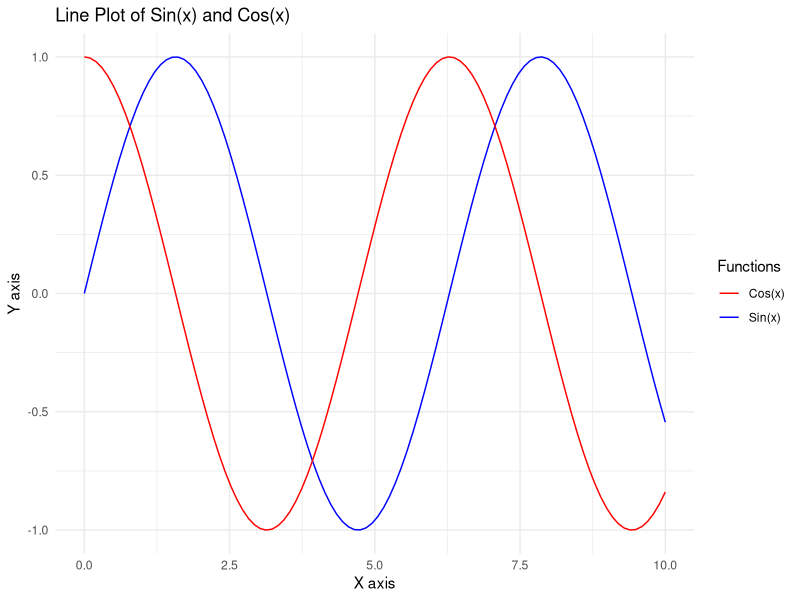
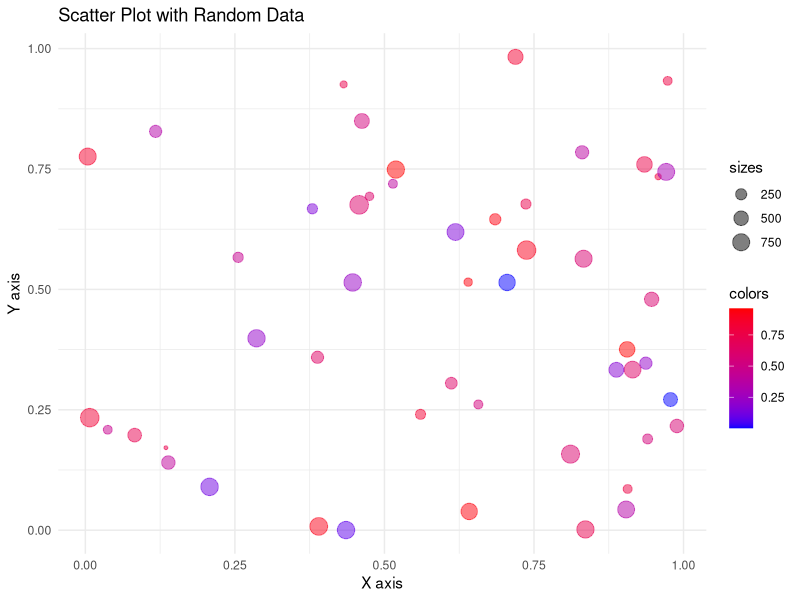
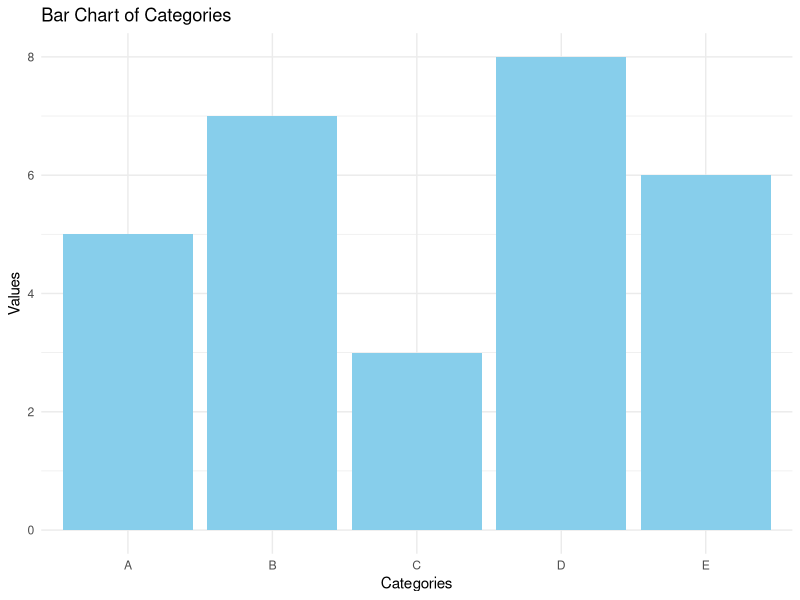

The R script that drew these images, in order:
# Load the ggplot2 library
library(ggplot2)

# Data for plotting
x <- seq(0, 10, length.out = 100)
y1 <- sin(x)
y2 <- cos(x)

# Create a data frame for ggplot2
data <- data.frame(x, y1, y2)

View(data)
# Line Plot
ggplot(data) +
  geom_line(aes(x = x, y = y1, color = 'Sin(x)')) +
  geom_line(aes(x = x, y = y2, color = 'Cos(x)')) +
  labs(title = 'Line Plot of Sin(x) and Cos(x)',
       x = 'X axis',
       y = 'Y axis') +
  scale_color_manual(name = "Functions", values = c('Sin(x)' = 'blue', 'Cos(x)' = 'red')) +
  theme_minimal()

# Scatter Plot
set.seed(42)
x_scatter <- runif(50)
y_scatter <- runif(50)
colors <- runif(50)
sizes <- 1000 * runif(50)

scatter_data <- data.frame(x_scatter, y_scatter, colors, sizes)

ggplot(scatter_data) +
  geom_point(aes(x = x_scatter, y = y_scatter, color = colors, size = sizes), alpha = 0.5) +
  labs(title = 'Scatter Plot with Random Data',
       x = 'X axis',
       y = 'Y axis') +
  scale_color_gradient(low = 'blue', high = 'red') +
  theme_minimal()

# Bar Chart
categories <- c('A', 'B', 'C', 'D', 'E')
values <- c(5, 7, 3, 8, 6)

bar_data <- data.frame(categories, values)

ggplot(bar_data) +
  geom_bar(aes(x = categories, y = values), stat = 'identity', fill = 'skyblue') +
  labs(title = 'Bar Chart of Categories',
       x = 'Categories',
       y = 'Values') +
  theme_minimal()
